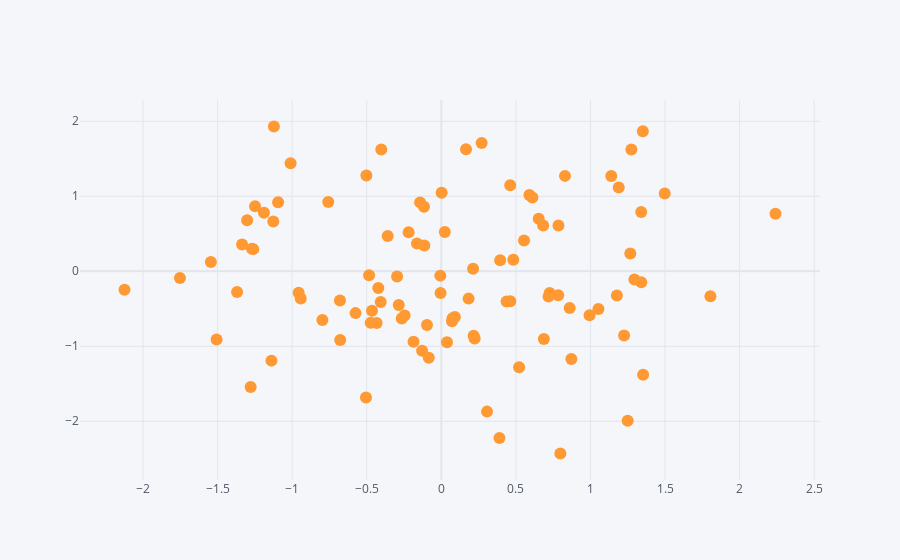

Source (notebook cell):
### Code cell
#scatter
df.iplot(kind='scatter',x='A',y='B', mode = 'markers')
